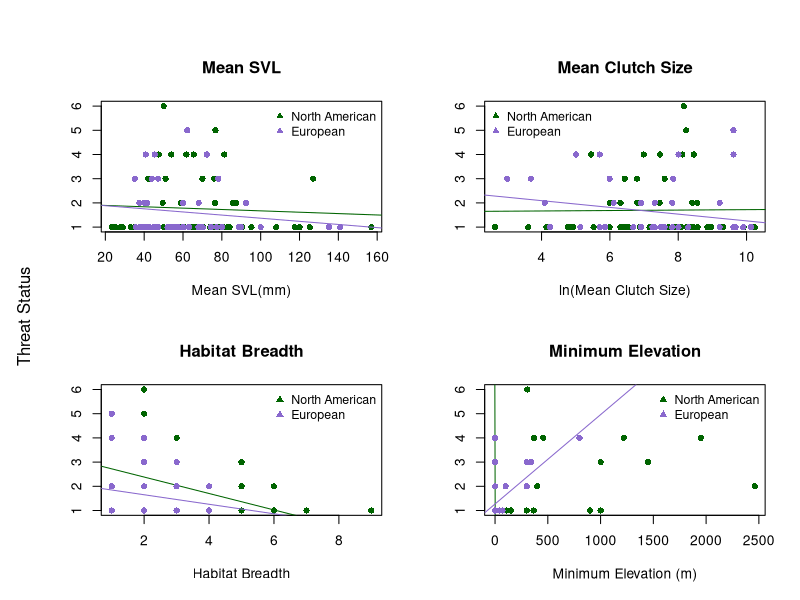
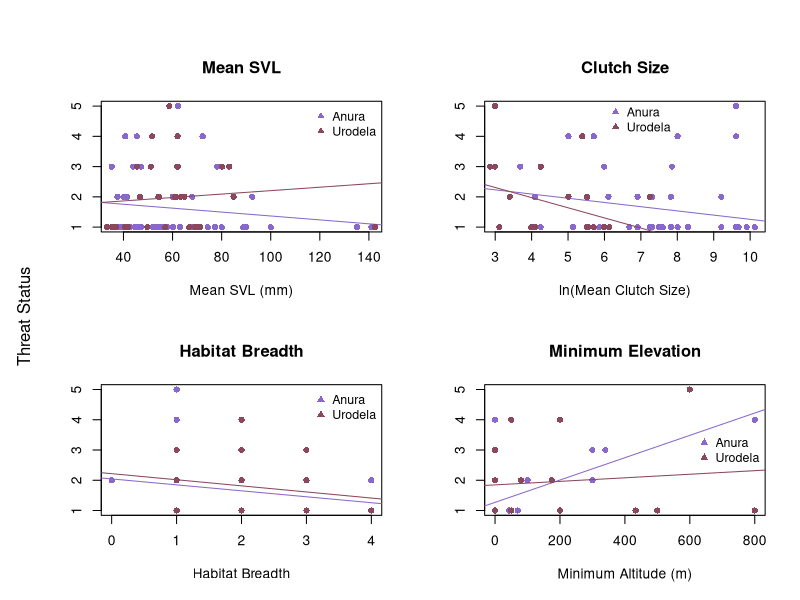

Write R code to recreate these figures, in order. (Note: this script raises an error after producing the figures.)
# ENEC 395 Undergraduate Research 
# Alicia Wood
# 3/20/17
# Correlates of Extinction Risk in European and North American Amphibians



### Setting my working directory to the folder where all of my data and code are stored

setwd('~/Desktop/Extinction-Risk')

library(dplyr)
library(tidyr)



### Reading in raw data files

NAfrogs = read.table("NorthAmericanFrogs.txt", header=T, sep = '\t', quote = "\"")
NApaired = read.table("NorthAmericanFrogsPaired.txt", header=T, sep='\t', quote = "\"")
EuroAmphib = read.table("EuropeanAmphibians.txt", header=T, sep = '\t', quote = "\"", 
                        na.strings = "DD")
Taxonomy = read.table("Taxonomy.txt", header=T, sep = '\t', quote = "\"")



### Simplifying and preparing data for analysis

#Creating Habitat Breadth columns in both datasets
EuroAmphib$Forest <- apply(EuroAmphib[,c(123:131)], 1, sum)
EuroAmphib$Forest[EuroAmphib$Forest > 0] <- 1
EuroAmphib$Savanna <- apply(EuroAmphib[,c(132:133)], 1, sum)
EuroAmphib$Savanna[EuroAmphib$Savanna > 0] <- 1
EuroAmphib$Shrubland <- apply(EuroAmphib[,c(134:141)], 1, sum)
EuroAmphib$Shrubland[EuroAmphib$Shrubland > 0] <- 1
EuroAmphib$Grassland <- apply(EuroAmphib[,c(142:148)], 1, sum)
EuroAmphib$Grassland[EuroAmphib$Grassland > 0] <- 1
EuroAmphib$Wetlands <- apply(EuroAmphib[,c(149:164)], 1, sum)
EuroAmphib$Wetlands[EuroAmphib$Wetlands > 0] <- 1
EuroAmphib$RockyAreas[EuroAmphib$Habitat_RockyAreas_inland_cliffs_moutain_peaks == 1] <- 1
EuroAmphib$RockyAreas[EuroAmphib$Habitat_RockyAreas_inland_cliffs_moutain_peaks == 0] <- 0
EuroAmphib$Caves <- apply(EuroAmphib[,c(166:167)], 1, sum)
EuroAmphib$Caves[EuroAmphib$Caves > 0] <- 1
EuroAmphib$Deserts <- apply(EuroAmphib[,c(168:170)], 1, sum)
EuroAmphib$Deserts[EuroAmphib$Deserts > 0] <- 1
EuroAmphib$ArtificialTerrestrial <- apply(EuroAmphib[,c(171:176)], 1, sum)
EuroAmphib$ArtificialTerrestrial[EuroAmphib$ArtificialTerrestrial > 0] <- 1
EuroAmphib$Other[EuroAmphib$Habitat_Other_dunes == 1] <- 1
EuroAmphib$Other[EuroAmphib$Habitat_Other_dunes == 0] <- 0
EuroAmphib$HabitatBreadth <- apply(EuroAmphib[,c(255:264)], 1, sum)
NAfrogs$HabitatBreadth <- apply(NAfrogs[,c(22:33)], 1, sum)

#Condensing mean max and min Clutch Size into 1 mean Clutch Size column for NA dataset
NAfrogs$ClutchSize <- ifelse(is.na(NAfrogs$MeanClutchSize), ifelse(is.na(NAfrogs$MaxClutchSize), 
                      ifelse(is.na(NAfrogs$MinClutchSize), NA, NAfrogs$MinClutchSize),
                      ifelse(is.na(NAfrogs$MinClutchSize), NAfrogs$MaxClutchSize, 
                      rowMeans(NAfrogs[,c("MinClutchSize", "MaxClutchSize")]))), 
                      NAfrogs$MeanClutchSize)

#Simplifying NAfrogs SVL data into 1 Mean SVL column
NAfrogs$SVLunspecified <- ifelse(is.na(NAfrogs$MeanSVL_Unspecified_mm), 
                                 ifelse(is.na(NAfrogs$MaxSVL_Unspecified_mm),
                                        ifelse(is.na(NAfrogs$MinSVL_Unspecified_mm), NA, 
                                               NAfrogs$MinSVL_Unspecified_mm), 
                                        ifelse(is.na(NAfrogs$MinSVL_Unspecified_mm), 
                                               NAfrogs$MaxSVL_Unspecified_mm, 
                                               rowMeans(NAfrogs[,c("MinSVL_Unspecified_mm", 
                                                                   "MaxSVL_Unspecified_mm")]))), 
                                 NAfrogs$MeanSVL_Unspecified_mm)
NAfrogs$SVLfemale <- ifelse(is.na(NAfrogs$MeanSVL_Female_mm), 
                            ifelse(is.na(NAfrogs$MaxSVL_Female_mm), 
                                   ifelse(is.na(NAfrogs$MinSVL_Female_mm), NA, 
                                          NAfrogs$MinSVL_Female_mm), 
                                   ifelse(is.na(NAfrogs$MinSVL_Female_mm), 
                                          NAfrogs$MaxSVL_Female_mm, 
                                          rowMeans(NAfrogs[,c("MinSVL_Female_mm", 
                                                              "MaxSVL_Female_mm")]))), 
                            NAfrogs$MeanSVL_Female_mm)
NAfrogs$SVLmale <- ifelse(is.na(NAfrogs$MeanSVL_Male_mm), 
                          ifelse(is.na(NAfrogs$MaxSVL_Male_mm), 
                                 ifelse(is.na(NAfrogs$MinSVL_Male_mm), NA, 
                                        NAfrogs$MinSVL_Male_mm), 
                                 ifelse(is.na(NAfrogs$MinSVL_Male_mm), NAfrogs$MaxSVL_Male_mm, 
                                        rowMeans(NAfrogs[,c("MinSVL_Male_mm", 
                                                            "MaxSVL_Male_mm")]))), 
                          NAfrogs$MeanSVL_Male_mm)
NAfrogs$SVLMFmean <- rowMeans(NAfrogs[,c("SVLfemale", "SVLmale")])
NAfrogs$SVL <- ifelse(!is.na(NAfrogs$SVLunspecified) & !is.na(NAfrogs$SVLfemale) & 
                        !is.na(NAfrogs$SVLmale), rowMeans(NAfrogs[,c("SVLunspecified", 
                                                                     "SVLMFmean")]), 
                      ifelse(is.na(NAfrogs$SVLunspecified), 
                             ifelse(is.na(NAfrogs$SVLfemale), 
                                    ifelse(is.na(NAfrogs$SVLmale), NA, NAfrogs$SVLmale), 
                                    ifelse(is.na(NAfrogs$SVLmale), NAfrogs$SVLfemale, 
                                           NAfrogs$SVLMFmean)), NAfrogs$SVLunspecified))



### Organizing Threat Data

# Creating Continuous Threat Status Values in European Dataset
EuroAmphib$threat[EuroAmphib$IUCN_Status_LeastConcern == 1] <- 1
EuroAmphib$threat[EuroAmphib$IUCN_Status_NearThreatened == 1] <- 2
EuroAmphib$threat[EuroAmphib$IUCN_Status_Vulnerable == 1] <- 3
EuroAmphib$threat[EuroAmphib$IUCN_Status_Endangered == 1] <- 4
EuroAmphib$threat[EuroAmphib$IUCN_Status_CriticallyEndangered == 1] <- 5
# Creating Threat status ordinal values
threat = data.frame(IUCN_Threat_Status = c('LC', 'NT', 'VU', 'EN', 'CR', 'EW'),
                    threat = 1:6)



### Joining in taxonomy and threat datasets

NAfrogs <- merge(NAfrogs, Taxonomy, by = "SpeciesName") %>% left_join(threat)
EuroAmphib <- merge(EuroAmphib, Taxonomy, by = "SpeciesName")



### Dividing European dataset into Anura and Urodela order datasets

Efrogs <- EuroAmphib[EuroAmphib$Order == 'Anura',]
Esalamanders <- EuroAmphib[EuroAmphib$Order == 'Urodela',]



##### Plots and Linear Models



## North American and European Anura Comparison
pdf('plots/NA_Eur_anura.pdf', height = 8, width = 10)
par(mfrow=c(2,2), oma = c(0,2,2,0))
# SVL
plot(NAfrogs$SVL, NAfrogs$threat, xlab = "Mean SVL(mm)", ylab = "", 
     main = "Mean SVL", col = "darkgreen", pch = 16)
lm_svl_na = lm(NAfrogs$threat ~ NAfrogs$SVL)
abline(lm_svl_na, col = "darkgreen")
summary(lm_svl_na)
points(Efrogs$SVL_Unspecified_mm, Efrogs$threat, 
       col = "mediumpurple3", pch = 16)
lm_svl_e = lm(Efrogs$threat ~ Efrogs$SVL_Unspecified_mm)
abline(lm_svl_e, col = "mediumpurple3")
summary(lm_svl_e)
legend("topright", c("North American", "European"), pch = 17, 
       col = c("darkgreen", "mediumpurple3"), cex = 0.9, bty = "n")
# Clutch Size
plot(log(NAfrogs$ClutchSize), NAfrogs$threat, xlab = "ln(Mean Clutch Size)", ylab = "", 
     main = "Mean Clutch Size", col = "darkgreen", pch = 16)
lm_cs_na = lm(NAfrogs$threat ~ log(NAfrogs$ClutchSize))
abline(lm_cs_na, col = "darkgreen")
summary(lm_cs_na)
points(log(Efrogs$Number_of_eggs_or_offspring), Efrogs$threat, 
       col = "mediumpurple3", pch = 16)
lm_cs_e = lm(Efrogs$threat ~ log(Efrogs$Number_of_eggs_or_offspring))
abline(lm_cs_e, col = "mediumpurple3")
summary(lm_cs_e)
legend("topleft", c("North American", "European"), pch = 17, 
       col = c("darkgreen", "mediumpurple3"), cex = 0.9, bty = "n")
# Habitat Breadth
plot(NAfrogs$HabitatBreadth, NAfrogs$threat, xlab = "Habitat Breadth", ylab = "", 
     main = "Habitat Breadth", col = "darkgreen", pch = 16)
lm_hb_na = lm(NAfrogs$threat ~ NAfrogs$HabitatBreadth)
abline(lm_hb_na, col = "darkgreen")
summary(lm_hb_na)
points(Efrogs$HabitatBreadth, Efrogs$threat, 
       col = "mediumpurple3", pch = 16)
lm_hb_e = lm(Efrogs$threat ~ Efrogs$HabitatBreadth)
abline(lm_hb_e, col = "mediumpurple3")
summary(lm_hb_e)
legend("topright", c("North American", "European"), pch = 17, 
       col = c("darkgreen", "mediumpurple3"), cex = 0.9, bty = "n")
# Minimum Elevation
plot(NAfrogs$MinElevation_m, NAfrogs$threat, xlab = "Minimum Elevation (m)", 
     ylab = "", main = "Minimum Elevation", 
     col = "darkgreen", pch = 16)
lm_me_na = lm(NAfrogs$threat ~ NAfrogs$MinElevation_m)
abline(lm_me_na, col = "darkgreen")
summary(lm_me_na)
points(Efrogs$Altitude_min, Efrogs$threat, col = "mediumpurple3", pch = 16)
lm_me_e = lm(Efrogs$threat ~ Efrogs$Altitude_min)
abline(lm_me_e, col = "mediumpurple3")
summary(lm_me_e)
legend("topright", c("North American", "European"), pch = 17, 
       col = c("darkgreen", "mediumpurple3"), cex = 0.9, bty = "n")
mtext("Threat Status", side = 2, outer = TRUE)
dev.off()

# Multi-Variable Linear Model North American Frogs
Multi_lm_na = lm(NAfrogs$threat ~ NAfrogs$SVL + NAfrogs$ClutchSize + 
                   NAfrogs$HabitatBreadth + NAfrogs$MinElevation_m)
summary(Multi_lm_na)
# Multi-Variable Linear Model European Frogs
Multi_lm_e = lm(Efrogs$threat ~ Efrogs$SVL_Unspecified_mm + 
                  Efrogs$Number_of_eggs_or_offspring + 
                  Efrogs$HabitatBreadth + Efrogs$Altitude_min)
summary(Multi_lm_e)


## European Anura and Urodela Comparison
pdf('plots/EurF_EurS.pdf', height = 8, width = 10)
par(mfrow=c(2,2), oma = c(0,2,2,0))
# SVL
plot(Efrogs$SVL_Unspecified_mm, Efrogs$threat, xlab = "Mean SVL (mm)", ylab = "", 
     col = "mediumpurple3", main = "Mean SVL", pch = 16)
lm_svl_f = lm(Efrogs$threat ~ Efrogs$SVL_Unspecified_mm)
abline(lm_svl_f, col = "mediumpurple3")
summary(lm_svl_f)
points(Esalamanders$SVL_Unspecified_mm, Esalamanders$threat, 
       col = "palevioletred4", pch = 16)
lm_svl_s = lm(Esalamanders$threat ~ Esalamanders$SVL_Unspecified_mm)
abline(lm_svl_s, col = "palevioletred4")
summary(lm_svl_s)
legend("topright", c("Anura", "Urodela"), pch = 17, 
       col = c("mediumpurple3", "palevioletred4"), cex = 0.9, bty = "n")
# Clutch Size
plot(log(Efrogs$Number_of_eggs_or_offspring), Efrogs$threat, xlab = "ln(Mean Clutch Size)", 
     ylab = "", col = "mediumpurple3", main = "Clutch Size", pch = 16)
lm_cs_f = lm(Efrogs$threat ~ log(Efrogs$Number_of_eggs_or_offspring))
abline(lm_cs_f, col = "mediumpurple3")
summary(lm_cs_f)
points(log(Esalamanders$Number_of_eggs_or_offspring), Esalamanders$threat, 
       col = "palevioletred4", pch = 16)
lm_cs_s = lm(Esalamanders$threat ~ log(Esalamanders$Number_of_eggs_or_offspring))
abline(lm_cs_s, col = "palevioletred4")
summary(lm_cs_s)
legend(6,5.3, c("Anura", "Urodela"), pch = 17, 
       col = c("mediumpurple3", "palevioletred4"), cex = 0.9, bty = "n")
# Habitat Breadth
plot(Efrogs$HabitatBreadth, Efrogs$threat, xlab = "Habitat Breadth", 
     ylab = "", col = "mediumpurple3", main = "Habitat Breadth", pch = 16)
lm_hb_f = lm(Efrogs$threat ~ Efrogs$HabitatBreadth)
abline(lm_hb_f, col = "mediumpurple3")
summary(lm_hb_f)
points(Esalamanders$HabitatBreadth, Esalamanders$threat, 
       col = "palevioletred4", pch = 16)
lm_hb_s = lm(Esalamanders$threat ~ Esalamanders$HabitatBreadth)
abline(lm_hb_s, col = "palevioletred4")
summary(lm_hb_s)
legend("topright", c("Anura", "Urodela"), pch = 17, 
       col = c("mediumpurple3", "palevioletred4"), cex = 0.9, bty = "n")
# Minimum Elevation
plot(Efrogs$Altitude_min, Efrogs$threat, xlab = "Minimum Altitude (m)", 
     ylab = "", col = "mediumpurple3", 
     main = "Minimum Elevation", pch = 16)
lm_me_f = lm(Efrogs$threat ~ Efrogs$Altitude_min)
abline(lm_me_f, col = "mediumpurple3")
summary(lm_me_f)
points(Esalamanders$Altitude_min, Esalamanders$threat, 
       col = "palevioletred4", pch = 16)
lm_me_s = lm(Esalamanders$threat ~ Esalamanders$Altitude_min)
abline(lm_me_s, col = "palevioletred4")
summary(lm_me_s)
legend("right", c("Anura", "Urodela"), pch = 17, 
       col = c("mediumpurple3", "palevioletred4"), cex = 0.9, bty = "n")
mtext("Threat Status", outer = TRUE, side = 2)
dev.off()

# Multi-Variable Linear Model European Frogs
Multi_lm_e = lm(Efrogs$threat ~ Efrogs$SVL_Unspecified_mm + 
                  Efrogs$Number_of_eggs_or_offspring + 
                  Efrogs$HabitatBreadth + Efrogs$Altitude_min)
summary(Multi_lm_e)
# Multi-Variable Linear Model European Frogs
Multi_lm_s = lm(Esalamanders$threat ~ Esalamanders$SVL_Unspecified_mm + 
                  Esalamanders$Number_of_eggs_or_offspring + 
                  Esalamanders$HabitatBreadth + 
                  Esalamanders$Altitude_min)
summary(Multi_lm_s)



#### Paired Analysis


#preparing the paired dataset
NApaired$HabitatBreadth1 <- apply(NApaired[,c(24:35)], 1, sum)
NApaired$HabitatBreadth2 <- apply(NApaired[,c(63:74)], 1, sum)

NApaired$ClutchSize1 <- ifelse(is.na(NApaired$MeanClutchSize1), 
                               ifelse(is.na(NApaired$MaxClutchSize1), 
                                      ifelse(is.na(NApaired$MinClutchSize1), NA, 
                                             NApaired$MinClutchSize1), 
                                      ifelse(is.na(NApaired$MinClutchSize1), 
                                             NApaired$MaxClutchSize1, 
                                             rowMeans(NApaired[,c("MinClutchSize1", 
                                                                  "MaxClutchSize1")]))), 
                               NApaired$MeanClutchSize1)
NApaired$ClutchSize2 <- ifelse(is.na(NApaired$MeanClutchSize2), 
                               ifelse(is.na(NApaired$MaxClutchSize2), 
                                      ifelse(is.na(NApaired$MinClutchSize2), NA, 
                                             NApaired$MinClutchSize2), 
                                      ifelse(is.na(NApaired$MinClutchSize2), 
                                             NApaired$MaxClutchSize2, 
                                             rowMeans(NApaired[,c("MinClutchSize2", 
                                                                  "MaxClutchSize2")]))), 
                               NApaired$MeanClutchSize2)

NApaired$SVLunspecified1 <- ifelse(is.na(NApaired$MeanSVL_Unspecified_mm1), 
                                   ifelse(is.na(NApaired$MaxSVL_Unspecified_mm1), 
                                          ifelse(is.na(NApaired$MinSVL_Unspecified_mm1), NA, 
                                                 NApaired$MinSVL_Unspecified_mm1), 
                                          ifelse(is.na(NApaired$MinSVL_Unspecified_mm1), 
                                                 NApaired$MaxSVL_Unspecified_mm1, 
                                                 rowMeans(NApaired[,c("MinSVL_Unspecified_mm1", 
                                                                      "MaxSVL_Unspecified_mm1")]))), 
                                   NApaired$MeanSVL_Unspecified_mm1)
NApaired$SVLfemale1 <- ifelse(is.na(NApaired$MeanSVL_Female_mm1), 
                              ifelse(is.na(NApaired$MaxSVL_Female_mm1), 
                                     ifelse(is.na(NApaired$MinSVL_Female_mm1), NA, 
                                            NApaired$MinSVL_Female_mm1), 
                                     ifelse(is.na(NApaired$MinSVL_Female_mm1), 
                                            NApaired$MaxSVL_Female_mm1, 
                                            rowMeans(NApaired[,c("MinSVL_Female_mm1", 
                                                                 "MaxSVL_Female_mm1")]))), 
                              NApaired$MeanSVL_Female_mm1)
NApaired$SVLmale1 <- ifelse(is.na(NApaired$MeanSVL_Male_mm1), 
                            ifelse(is.na(NApaired$MaxSVL_Male_mm1), 
                                   ifelse(is.na(NApaired$MinSVL_Male_mm1), NA, 
                                          NApaired$MinSVL_Male_mm1), 
                                   ifelse(is.na(NApaired$MinSVL_Male_mm1), 
                                          NApaired$MaxSVL_Male_mm1, 
                                          rowMeans(NApaired[,c("MinSVL_Male_mm1", 
                                                               "MaxSVL_Male_mm1")]))), 
                            NApaired$MeanSVL_Male_mm1)
NApaired$SVLMFmean1 <- rowMeans(NApaired[,c("SVLfemale1", "SVLmale1")])
NApaired$SVL1 <- ifelse(!is.na(NApaired$SVLunspecified1) & !is.na(NApaired$SVLfemale1) & 
                          !is.na(NApaired$SVLmale1),
                        rowMeans(NApaired[,c("SVLunspecified1", "SVLMFmean1")]), 
                        ifelse(is.na(NApaired$SVLunspecified1), 
                               ifelse(is.na(NApaired$SVLfemale1), 
                                      ifelse(is.na(NApaired$SVLmale1), NA, 
                                             NApaired$SVLmale1), 
                                      ifelse(is.na(NApaired$SVLmale1), 
                                             NApaired$SVLfemale1, NApaired$SVLMFmean1)), 
                               NApaired$SVLunspecified1))
NApaired$SVLunspecified2 <- ifelse(is.na(NApaired$MeanSVL_Unspecified_mm2), 
                                   ifelse(is.na(NApaired$MaxSVL_Unspecified_mm2), 
                                          ifelse(is.na(NApaired$MinSVL_Unspecified_mm2), NA, 
                                                 NApaired$MinSVL_Unspecified_mm2), 
                                          ifelse(is.na(NApaired$MinSVL_Unspecified_mm2), 
                                                 NApaired$MaxSVL_Unspecified_mm2, 
                                                 rowMeans(NApaired[,c("MinSVL_Unspecified_mm2", 
                                                                      "MaxSVL_Unspecified_mm2")]))), 
                                   NApaired$MeanSVL_Unspecified_mm2)
NApaired$SVLfemale2 <- ifelse(is.na(NApaired$MeanSVL_Female_mm2), 
                              ifelse(is.na(NApaired$MaxSVL_Female_mm2), 
                                     ifelse(is.na(NApaired$MinSVL_Female_mm2), NA, 
                                            NApaired$MinSVL_Female_mm2), 
                                     ifelse(is.na(NApaired$MinSVL_Female_mm2), 
                                            NApaired$MaxSVL_Female_mm2, 
                                            rowMeans(NApaired[,c("MinSVL_Female_mm2", 
                                                                 "MaxSVL_Female_mm2")]))), 
                              NApaired$MeanSVL_Female_mm2)
NApaired$SVLmale2 <- ifelse(is.na(NApaired$MeanSVL_Male_mm2), 
                            ifelse(is.na(NApaired$MaxSVL_Male_mm2), 
                                   ifelse(is.na(NApaired$MinSVL_Male_mm2), NA, 
                                          NApaired$MinSVL_Male_mm2), 
                                   ifelse(is.na(NApaired$MinSVL_Male_mm2), 
                                          NApaired$MaxSVL_Male_mm2, 
                                          rowMeans(NApaired[,c("MinSVL_Male_mm2", 
                                                               "MaxSVL_Male_mm2")]))), 
                            NApaired$MeanSVL_Male_mm2)
NApaired$SVLMFmean2 <- rowMeans(NApaired[,c("SVLfemale2", "SVLmale2")])
NApaired$SVL2 <- ifelse(!is.na(NApaired$SVLunspecified2) & !is.na(NApaired$SVLfemale2) & 
                          !is.na(NApaired$SVLmale2), 
                        rowMeans(NApaired[,c("SVLunspecified2", "SVLMFmean2")]), 
                        ifelse(is.na(NApaired$SVLunspecified2), 
                               ifelse(is.na(NApaired$SVLfemale2), 
                                      ifelse(is.na(NApaired$SVLmale2), NA, 
                                             NApaired$SVLmale2), 
                                      ifelse(is.na(NApaired$SVLmale2), NApaired$SVLfemale2, 
                                             NApaired$SVLMFmean2)), NApaired$SVLunspecified2))


## Wilcoxon Tests
wilcox.test(NApaired$SVL1, NApaired$SVL2, paired = TRUE)
wilcox.test(NApaired$ClutchSize1, NApaired$ClutchSize2, paired = TRUE)
wilcox.test(NApaired$HabitatBreadth1, NApaired$HabitatBreadth2, paired = TRUE)
wilcox.test(NApaired$MinElevation_m1, NApaired$MinElevation_m2, paired = TRUE)

## Creating Difference Columns
NApaired$SVLdiff = NApaired$SVL2-NApaired$SVL1
NApaired$ClutchSizediff = NApaired$ClutchSize2-NApaired$ClutchSize1
NApaired$HabitatBreadthdiff = NApaired$HabitatBreadth2-NApaired$HabitatBreadth1
NApaired$MinElevationdiff = NApaired$MinElevation_m2-NApaired$MinElevation_m1

# Paired Difference Boxplots
pdf('plots/paired.pdf', height = 8, width = 10)
boxplot(NApaired[, c('SVLdiff', 'ClutchSizediff', 
                     'HabitatBreadthdiff', "MinElevationdiff")], 
        names = c("Mean SVL (mm)", "Mean Clutch Size", 
                  "Habitat Breadth", "Minimum Elevation (m)"))
dev.off()
